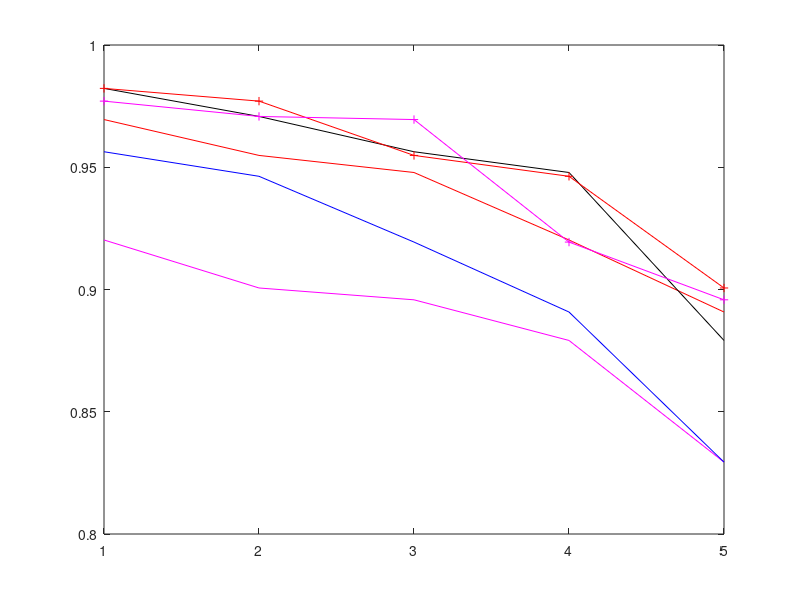

Here is the MATLAB script that generated this plot:
% simH.m

x0 = [0.9695106752615936,0.9548405659492362,0.9478557657934104,0.9202582658488618,0.8907918322992034];
x1 = [0.9202582658488618,0.9006226423691687,0.8957842096096346,0.8791616428960067,0.8294044982899641];
x2 = [0.9563446221980979,0.9462982028533606,0.9193975589680754,0.8907918322992034,0.8294044982899641];
x3 = [0.9822570291692099,0.9707825839226646,0.9563446221980979,0.9478557657934104,0.8791616428960067];
x4 = [0.9822570291692099,0.9770484444796392,0.9548405659492362,0.9462982028533606,0.9006226423691687];
x5 = [0.9770484444796392,0.9707825839226646,0.9695106752615936,0.9193975589680754,0.8957842096096346];






hold off;
plot(x0,'r-');
hold on;
plot(x1,'m-');
plot(x2,'b-');
plot(x3,'k-');
plot(x4,'r-+');
plot(x5,'m-+');





























% ...
